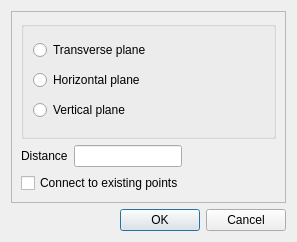
<?xml version="1.0" encoding="UTF-8"?>
<ui version="4.0">
 <class>MirrorDialog</class>
 <widget class="QDialog" name="MirrorDialog">
  <property name="geometry">
   <rect>
    <x>0</x>
    <y>0</y>
    <width>297</width>
    <height>242</height>
   </rect>
  </property>
  <property name="windowTitle">
   <string>Mirror</string>
  </property>
  <layout class="QVBoxLayout" name="verticalLayout">
   <item>
    <widget class="QFrame" name="frame">
     <property name="frameShape">
      <enum>QFrame::StyledPanel</enum>
     </property>
     <property name="frameShadow">
      <enum>QFrame::Raised</enum>
     </property>
     <layout class="QVBoxLayout" name="verticalLayout_3">
      <item>
       <widget class="QGroupBox" name="groupBox">
        <property name="title">
         <string/>
        </property>
        <property name="flat">
         <bool>true</bool>
        </property>
        <property name="checkable">
         <bool>false</bool>
        </property>
        <layout class="QVBoxLayout" name="verticalLayout_2">
         <property name="leftMargin">
          <number>9</number>
         </property>
         <property name="topMargin">
          <number>9</number>
         </property>
         <property name="rightMargin">
          <number>9</number>
         </property>
         <property name="bottomMargin">
          <number>9</number>
         </property>
         <item>
          <widget class="QRadioButton" name="transverseRadioButton">
           <property name="text">
            <string>Transverse plane</string>
           </property>
          </widget>
         </item>
         <item>
          <widget class="QRadioButton" name="horizontalRadioButton">
           <property name="text">
            <string>Horizontal plane</string>
           </property>
          </widget>
         </item>
         <item>
          <widget class="QRadioButton" name="verticalRadioButton">
           <property name="text">
            <string>Vertical plane</string>
           </property>
          </widget>
         </item>
        </layout>
       </widget>
      </item>
      <item>
       <layout class="QHBoxLayout" name="horizontalLayout">
        <item>
         <widget class="QLabel" name="label">
          <property name="text">
           <string>Distance</string>
          </property>
         </widget>
        </item>
        <item>
         <widget class="QLineEdit" name="distanceLineEdit"/>
        </item>
        <item>
         <spacer name="horizontalSpacer">
          <property name="orientation">
           <enum>Qt::Horizontal</enum>
          </property>
          <property name="sizeHint" stdset="0">
           <size>
            <width>40</width>
            <height>20</height>
           </size>
          </property>
         </spacer>
        </item>
       </layout>
      </item>
      <item>
       <widget class="QCheckBox" name="connectPointsCheckBox">
        <property name="text">
         <string>Connect to existing points</string>
        </property>
       </widget>
      </item>
     </layout>
    </widget>
   </item>
   <item>
    <widget class="QDialogButtonBox" name="buttonBox">
     <property name="orientation">
      <enum>Qt::Horizontal</enum>
     </property>
     <property name="standardButtons">
      <set>QDialogButtonBox::Cancel|QDialogButtonBox::Ok</set>
     </property>
    </widget>
   </item>
  </layout>
 </widget>
 <resources/>
 <connections>
  <connection>
   <sender>buttonBox</sender>
   <signal>accepted()</signal>
   <receiver>MirrorDialog</receiver>
   <slot>accept()</slot>
   <hints>
    <hint type="sourcelabel">
     <x>248</x>
     <y>254</y>
    </hint>
    <hint type="destinationlabel">
     <x>157</x>
     <y>274</y>
    </hint>
   </hints>
  </connection>
  <connection>
   <sender>buttonBox</sender>
   <signal>rejected()</signal>
   <receiver>MirrorDialog</receiver>
   <slot>reject()</slot>
   <hints>
    <hint type="sourcelabel">
     <x>316</x>
     <y>260</y>
    </hint>
    <hint type="destinationlabel">
     <x>286</x>
     <y>274</y>
    </hint>
   </hints>
  </connection>
 </connections>
</ui>
